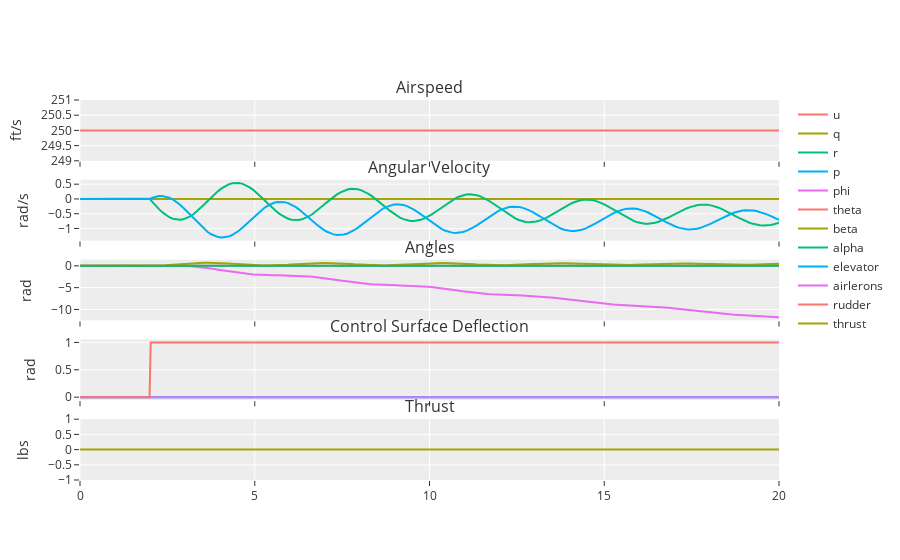

Notebook code cell kept with this figure:
### Markdown cell above
### Rudder

### Code cell
u = np.array([[0, 0, 0, 0]] * 10 + [[0, 0, 0, 1]] * 90)
res = p.simulate_uncontrolled(np.linspace(0, 20, 100), u)
p.plot(res.t, res.y, [[p.step_function(_t)[i] for _t in res.t] for i in range(4)], flat=True)

### Figure 1 — Plotly figure (JSON) as saved in the notebook; plotly's stock layout.template omitted (floating-point values rounded to 4 significant figures; data arrays with more than 128 entries replaced by an {"elided": "..."} marker saying what was removed)
{"data": [{"name": "u", "type": "scatter", "x": {"elided": "209 float values"}, "xaxis": "x", "y": {"elided": "209 int values"}, "yaxis": "y"}, {"name": "q", "type": "scatter", "x": {"elided": "209 float values"}, "xaxis": "x2", "y": {"elided": "209 int values"}, "yaxis": "y2"}, {"name": "r", "type": "scatter", "x": {"elided": "209 float values"}, "xaxis": "x2", "y": {"elided": "209 float values"}, "yaxis": "y2"}, {"name": "p", "type": "scatter", "x": {"elided": "209 float values"}, "xaxis": "x2", "y": {"elided": "209 float values"}, "yaxis": "y2"}, {"name": "phi", "type": "scatter", "x": {"elided": "209 float values"}, "xaxis": "x3", "y": {"elided": "209 float values"}, "yaxis": "y3"}, {"name": "theta", "type": "scatter", "x": {"elided": "209 float values"}, "xaxis": "x3", "y": {"elided": "209 int values"}, "yaxis": "y3"}, {"name": "beta", "type": "scatter", "x": {"elided": "209 float values"}, "xaxis": "x3", "y": {"elided": "209 float values"}, "yaxis": "y3"}, {"name": "alpha", "type": "scatter", "x": {"elided": "209 float values"}, "xaxis": "x3", "y": {"elided": "209 int values"}, "yaxis": "y3"}, {"name": "elevator", "type": "scatter", "x": {"elided": "209 float values"}, "xaxis": "x4", "y": {"elided": "209 int values"}, "yaxis": "y4"}, {"name": "airlerons", "type": "scatter", "x": {"elided": "209 float values"}, "xaxis": "x4", "y": {"elided": "209 int values"}, "yaxis": "y4"}, {"name": "rudder", "type": "scatter", "x": {"elided": "209 float values"}, "xaxis": "x4", "y": {"elided": "209 int values"}, "yaxis": "y4"}, {"name": "thrust", "type": "scatter", "x": {"elided": "209 float values"}, "xaxis": "x5", "y": {"elided": "209 int values"}, "yaxis": "y5"}], "layout": {"annotations": [{"font": {"size": 16}, "showarrow": false, "text": "Airspeed", "x": 0.5, "xanchor": "center", "xref": "paper", "y": 1, "yanchor": "bottom", "yref": "paper"}, {"font": {"size": 16}, "showarrow": false, "text": "Angular Velocity", "x": 0.5, "xanchor": "center", "xref": "paper", "y": 0.79, "yanchor": "bottom", "yref": "paper"}, {"font": {"size": 16}, "showarrow": false, "text": "Angles", "x": 0.5, "xanchor": "center", "xref": "paper", "y": 0.58, "yanchor": "bottom", "yref": "paper"}, {"font": {"size": 16}, "showarrow": false, "text": "Control Surface Deflection", "x": 0.5, "xanchor": "center", "xref": "paper", "y": 0.37, "yanchor": "bottom", "yref": "paper"}, {"font": {"size": 16}, "showarrow": false, "text": "Thrust", "x": 0.5, "xanchor": "center", "xref": "paper", "y": 0.16, "yanchor": "bottom", "yref": "paper"}], "autosize": true, "xaxis": {"anchor": "y", "autorange": true, "domain": [0, 1], "matches": "x5", "range": [0, 20], "showticklabels": false, "type": "linear"}, "xaxis2": {"anchor": "y2", "autorange": true, "domain": [0, 1], "matches": "x5", "range": [0, 20], "showticklabels": false, "type": "linear"}, "xaxis3": {"anchor": "y3", "autorange": true, "domain": [0, 1], "matches": "x5", "range": [0, 20], "showticklabels": false, "type": "linear"}, "xaxis4": {"anchor": "y4", "autorange": true, "domain": [0, 1], "matches": "x5", "range": [0, 20], "showticklabels": false, "type": "linear"}, "xaxis5": {"anchor": "y5", "autorange": true, "domain": [0, 1], "range": [0, 20], "type": "linear"}, "yaxis": {"anchor": "x", "autorange": true, "domain": [0.84, 1], "range": [249, 251], "title": {"text": "ft/s"}, "type": "linear"}, "yaxis2": {"anchor": "x2", "autorange": true, "domain": [0.63, 0.79], "range": [-1.411, 0.649], "title": {"text": "rad/s"}, "type": "linear"}, "yaxis3": {"anchor": "x3", "autorange": true, "domain": [0.42, 0.58], "range": [-12.51, 1.43], "title": {"text": "rad"}, "type": "linear"}, "yaxis4": {"anchor": "x4", "autorange": true, "domain": [0.21, 0.37], "range": [-0.05556, 1.056], "title": {"text": "rad"}, "type": "linear"}, "yaxis5": {"anchor": "x5", "autorange": true, "domain": [0, 0.16], "range": [-1, 1], "title": {"text": "lbs"}, "type": "linear"}}}
